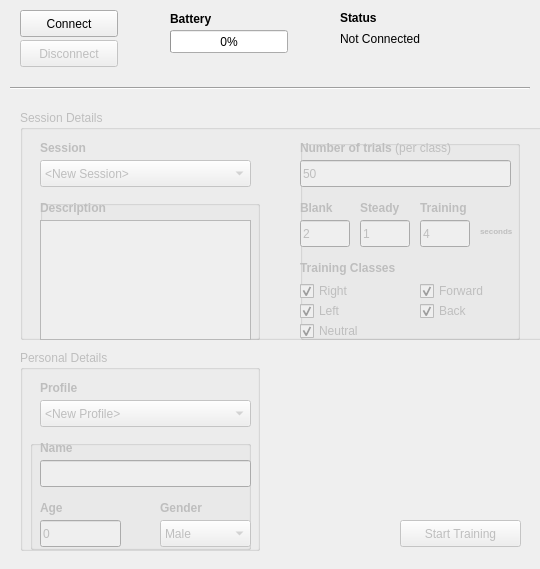
<?xml version="1.0" encoding="UTF-8"?>
<ui version="4.0">
 <class>MainWindow</class>
 <widget class="QMainWindow" name="MainWindow">
  <property name="geometry">
   <rect>
    <x>0</x>
    <y>0</y>
    <width>540</width>
    <height>569</height>
   </rect>
  </property>
  <property name="sizePolicy">
   <sizepolicy hsizetype="Preferred" vsizetype="Preferred">
    <horstretch>0</horstretch>
    <verstretch>0</verstretch>
   </sizepolicy>
  </property>
  <property name="maximumSize">
   <size>
    <width>540</width>
    <height>615</height>
   </size>
  </property>
  <property name="windowTitle">
   <string>Braingizer Trainer</string>
  </property>
  <widget class="QWidget" name="centralwidget">
   <widget class="QLabel" name="label">
    <property name="geometry">
     <rect>
      <x>340</x>
      <y>10</y>
      <width>111</width>
      <height>17</height>
     </rect>
    </property>
    <property name="styleSheet">
     <string notr="true">font: bold;</string>
    </property>
    <property name="text">
     <string>&lt;html&gt;&lt;head/&gt;&lt;body&gt;&lt;p&gt;Status&lt;/p&gt;&lt;/body&gt;&lt;/html&gt;</string>
    </property>
   </widget>
   <widget class="QLabel" name="Status_Label">
    <property name="geometry">
     <rect>
      <x>340</x>
      <y>30</y>
      <width>380</width>
      <height>17</height>
     </rect>
    </property>
    <property name="text">
     <string>Not Connected</string>
    </property>
   </widget>
   <widget class="QLabel" name="label_2">
    <property name="geometry">
     <rect>
      <x>170</x>
      <y>10</y>
      <width>66</width>
      <height>17</height>
     </rect>
    </property>
    <property name="styleSheet">
     <string notr="true">font: bold;</string>
    </property>
    <property name="text">
     <string>Battery</string>
    </property>
   </widget>
   <widget class="QPushButton" name="Disconnect_Button">
    <property name="enabled">
     <bool>false</bool>
    </property>
    <property name="geometry">
     <rect>
      <x>20</x>
      <y>40</y>
      <width>98</width>
      <height>27</height>
     </rect>
    </property>
    <property name="text">
     <string>Disconnect</string>
    </property>
   </widget>
   <widget class="QPushButton" name="Start_Button">
    <property name="enabled">
     <bool>false</bool>
    </property>
    <property name="geometry">
     <rect>
      <x>400</x>
      <y>520</y>
      <width>121</width>
      <height>27</height>
     </rect>
    </property>
    <property name="text">
     <string>Start Training</string>
    </property>
   </widget>
   <widget class="QProgressBar" name="Battery_ProgBar">
    <property name="enabled">
     <bool>true</bool>
    </property>
    <property name="geometry">
     <rect>
      <x>170</x>
      <y>30</y>
      <width>118</width>
      <height>23</height>
     </rect>
    </property>
    <property name="value">
     <number>0</number>
    </property>
   </widget>
   <widget class="QPushButton" name="Connect_Button">
    <property name="geometry">
     <rect>
      <x>20</x>
      <y>10</y>
      <width>98</width>
      <height>27</height>
     </rect>
    </property>
    <property name="text">
     <string>Connect</string>
    </property>
   </widget>
   <widget class="Line" name="line">
    <property name="geometry">
     <rect>
      <x>10</x>
      <y>80</y>
      <width>520</width>
      <height>16</height>
     </rect>
    </property>
    <property name="orientation">
     <enum>Qt::Horizontal</enum>
    </property>
   </widget>
   <widget class="QGroupBox" name="SessionDetails_Group">
    <property name="enabled">
     <bool>false</bool>
    </property>
    <property name="geometry">
     <rect>
      <x>20</x>
      <y>110</y>
      <width>541</width>
      <height>230</height>
     </rect>
    </property>
    <property name="title">
     <string>Session Details</string>
    </property>
    <widget class="QComboBox" name="Sessions_ComboBox">
     <property name="geometry">
      <rect>
       <x>20</x>
       <y>50</y>
       <width>211</width>
       <height>27</height>
      </rect>
     </property>
     <item>
      <property name="text">
       <string>&lt;New Session&gt;</string>
      </property>
     </item>
    </widget>
    <widget class="QLabel" name="label_18">
     <property name="geometry">
      <rect>
       <x>20</x>
       <y>30</y>
       <width>81</width>
       <height>17</height>
      </rect>
     </property>
     <property name="styleSheet">
      <string notr="true">font: bold;</string>
     </property>
     <property name="text">
      <string>&lt;html&gt;&lt;head/&gt;&lt;body&gt;&lt;p&gt;Session&lt;/p&gt;&lt;/body&gt;&lt;/html&gt;</string>
     </property>
    </widget>
    <widget class="QGroupBox" name="SessionSub1_Group">
     <property name="geometry">
      <rect>
       <x>20</x>
       <y>90</y>
       <width>220</width>
       <height>140</height>
      </rect>
     </property>
     <property name="title">
      <string/>
     </property>
     <widget class="QLabel" name="label_21">
      <property name="geometry">
       <rect>
        <x>0</x>
        <y>0</y>
        <width>111</width>
        <height>17</height>
       </rect>
      </property>
      <property name="styleSheet">
       <string notr="true">font: bold;</string>
      </property>
      <property name="text">
       <string>&lt;html&gt;&lt;head/&gt;&lt;body&gt;&lt;p&gt;Description&lt;/p&gt;&lt;/body&gt;&lt;/html&gt;</string>
      </property>
     </widget>
     <widget class="QTextEdit" name="Description_TextEdit">
      <property name="geometry">
       <rect>
        <x>0</x>
        <y>20</y>
        <width>211</width>
        <height>120</height>
       </rect>
      </property>
      <property name="html">
       <string>&lt;!DOCTYPE HTML PUBLIC &quot;-//W3C//DTD HTML 4.0//EN&quot; &quot;http://www.w3.org/TR/REC-html40/strict.dtd&quot;&gt;
&lt;html&gt;&lt;head&gt;&lt;meta name=&quot;qrichtext&quot; content=&quot;1&quot; /&gt;&lt;style type=&quot;text/css&quot;&gt;
p, li { white-space: pre-wrap; }
&lt;/style&gt;&lt;/head&gt;&lt;body style=&quot; font-family:'Ubuntu'; font-size:11pt; font-weight:400; font-style:normal;&quot;&gt;
&lt;p style=&quot;-qt-paragraph-type:empty; margin-top:0px; margin-bottom:0px; margin-left:0px; margin-right:0px; -qt-block-indent:0; text-indent:0px;&quot;&gt;&lt;br /&gt;&lt;/p&gt;&lt;/body&gt;&lt;/html&gt;</string>
      </property>
     </widget>
    </widget>
    <widget class="QGroupBox" name="SessionSub2_Group">
     <property name="geometry">
      <rect>
       <x>280</x>
       <y>30</y>
       <width>220</width>
       <height>200</height>
      </rect>
     </property>
     <property name="title">
      <string/>
     </property>
     <widget class="QLineEdit" name="BlankTime_LineEdit">
      <property name="geometry">
       <rect>
        <x>0</x>
        <y>80</y>
        <width>50</width>
        <height>27</height>
       </rect>
      </property>
      <property name="text">
       <string>2</string>
      </property>
     </widget>
     <widget class="QLabel" name="label_6">
      <property name="geometry">
       <rect>
        <x>60</x>
        <y>60</y>
        <width>50</width>
        <height>17</height>
       </rect>
      </property>
      <property name="styleSheet">
       <string notr="true">font: bold;</string>
      </property>
      <property name="text">
       <string>&lt;html&gt;&lt;head/&gt;&lt;body&gt;&lt;p&gt;Steady&lt;/p&gt;&lt;/body&gt;&lt;/html&gt;</string>
      </property>
     </widget>
     <widget class="QLineEdit" name="NumberOfTrials_LineEdit">
      <property name="geometry">
       <rect>
        <x>0</x>
        <y>20</y>
        <width>211</width>
        <height>27</height>
       </rect>
      </property>
      <property name="text">
       <string>50</string>
      </property>
     </widget>
     <widget class="QLineEdit" name="SteadyTime_LineEdit">
      <property name="geometry">
       <rect>
        <x>60</x>
        <y>80</y>
        <width>50</width>
        <height>27</height>
       </rect>
      </property>
      <property name="text">
       <string>1</string>
      </property>
     </widget>
     <widget class="QLabel" name="label_8">
      <property name="geometry">
       <rect>
        <x>0</x>
        <y>0</y>
        <width>210</width>
        <height>17</height>
       </rect>
      </property>
      <property name="styleSheet">
       <string notr="true">font: bold;</string>
      </property>
      <property name="text">
       <string>&lt;html&gt;&lt;head/&gt;&lt;body&gt;&lt;p&gt;Number of trials &lt;span style=&quot; font-weight:400;&quot;&gt;(per class)&lt;/span&gt;&lt;/p&gt;&lt;/body&gt;&lt;/html&gt;</string>
      </property>
     </widget>
     <widget class="QLabel" name="label_10">
      <property name="geometry">
       <rect>
        <x>180</x>
        <y>80</y>
        <width>40</width>
        <height>17</height>
       </rect>
      </property>
      <property name="styleSheet">
       <string notr="true">font: bold;</string>
      </property>
      <property name="text">
       <string>&lt;html&gt;&lt;head/&gt;&lt;body&gt;&lt;p&gt;&lt;span style=&quot; vertical-align:sub;&quot;&gt;seconds&lt;/span&gt;&lt;/p&gt;&lt;/body&gt;&lt;/html&gt;</string>
      </property>
     </widget>
     <widget class="QLabel" name="label_7">
      <property name="geometry">
       <rect>
        <x>0</x>
        <y>60</y>
        <width>50</width>
        <height>17</height>
       </rect>
      </property>
      <property name="styleSheet">
       <string notr="true">font: bold;</string>
      </property>
      <property name="text">
       <string>&lt;html&gt;&lt;head/&gt;&lt;body&gt;&lt;p&gt;Blank&lt;/p&gt;&lt;/body&gt;&lt;/html&gt;</string>
      </property>
     </widget>
     <widget class="QLineEdit" name="TrainingTime_LineEdit">
      <property name="geometry">
       <rect>
        <x>120</x>
        <y>80</y>
        <width>50</width>
        <height>27</height>
       </rect>
      </property>
      <property name="text">
       <string>4</string>
      </property>
     </widget>
     <widget class="QLabel" name="label_9">
      <property name="geometry">
       <rect>
        <x>120</x>
        <y>60</y>
        <width>60</width>
        <height>17</height>
       </rect>
      </property>
      <property name="styleSheet">
       <string notr="true">font: bold;</string>
      </property>
      <property name="text">
       <string>&lt;html&gt;&lt;head/&gt;&lt;body&gt;&lt;p&gt;Training&lt;/p&gt;&lt;/body&gt;&lt;/html&gt;</string>
      </property>
     </widget>
     <widget class="QLabel" name="label_13">
      <property name="geometry">
       <rect>
        <x>0</x>
        <y>120</y>
        <width>121</width>
        <height>17</height>
       </rect>
      </property>
      <property name="styleSheet">
       <string notr="true">font: bold;</string>
      </property>
      <property name="text">
       <string>&lt;html&gt;&lt;head/&gt;&lt;body&gt;&lt;p&gt;Training Classes&lt;/p&gt;&lt;/body&gt;&lt;/html&gt;</string>
      </property>
     </widget>
     <widget class="QCheckBox" name="Right_CheckBox">
      <property name="geometry">
       <rect>
        <x>0</x>
        <y>140</y>
        <width>71</width>
        <height>22</height>
       </rect>
      </property>
      <property name="text">
       <string>Right</string>
      </property>
      <property name="checked">
       <bool>true</bool>
      </property>
     </widget>
     <widget class="QCheckBox" name="Back_CheckBox">
      <property name="geometry">
       <rect>
        <x>120</x>
        <y>160</y>
        <width>100</width>
        <height>22</height>
       </rect>
      </property>
      <property name="text">
       <string>Back</string>
      </property>
      <property name="checked">
       <bool>true</bool>
      </property>
     </widget>
     <widget class="QCheckBox" name="Left_CheckBox">
      <property name="geometry">
       <rect>
        <x>0</x>
        <y>160</y>
        <width>61</width>
        <height>22</height>
       </rect>
      </property>
      <property name="text">
       <string>Left</string>
      </property>
      <property name="checked">
       <bool>true</bool>
      </property>
     </widget>
     <widget class="QCheckBox" name="Forward_CheckBox">
      <property name="geometry">
       <rect>
        <x>120</x>
        <y>140</y>
        <width>90</width>
        <height>22</height>
       </rect>
      </property>
      <property name="text">
       <string>Forward</string>
      </property>
      <property name="checked">
       <bool>true</bool>
      </property>
     </widget>
     <widget class="QCheckBox" name="Neutral_CheckBox">
      <property name="geometry">
       <rect>
        <x>0</x>
        <y>180</y>
        <width>110</width>
        <height>22</height>
       </rect>
      </property>
      <property name="text">
       <string>Neutral</string>
      </property>
      <property name="checked">
       <bool>true</bool>
      </property>
     </widget>
    </widget>
   </widget>
   <widget class="QGroupBox" name="PersonalDetails_Group">
    <property name="enabled">
     <bool>false</bool>
    </property>
    <property name="geometry">
     <rect>
      <x>20</x>
      <y>350</y>
      <width>240</width>
      <height>201</height>
     </rect>
    </property>
    <property name="title">
     <string>Personal Details</string>
    </property>
    <widget class="QLabel" name="label_14">
     <property name="geometry">
      <rect>
       <x>20</x>
       <y>30</y>
       <width>81</width>
       <height>17</height>
      </rect>
     </property>
     <property name="styleSheet">
      <string notr="true">font: bold;</string>
     </property>
     <property name="text">
      <string>&lt;html&gt;&lt;head/&gt;&lt;body&gt;&lt;p&gt;Profile&lt;/p&gt;&lt;/body&gt;&lt;/html&gt;</string>
     </property>
    </widget>
    <widget class="QComboBox" name="Profile_ComboBox">
     <property name="geometry">
      <rect>
       <x>20</x>
       <y>50</y>
       <width>211</width>
       <height>27</height>
      </rect>
     </property>
     <item>
      <property name="text">
       <string>&lt;New Profile&gt;</string>
      </property>
     </item>
    </widget>
    <widget class="QGroupBox" name="NewProfile_GroupBox">
     <property name="enabled">
      <bool>false</bool>
     </property>
     <property name="geometry">
      <rect>
       <x>10</x>
       <y>90</y>
       <width>221</width>
       <height>110</height>
      </rect>
     </property>
     <property name="title">
      <string/>
     </property>
     <widget class="QLabel" name="label_15">
      <property name="geometry">
       <rect>
        <x>130</x>
        <y>60</y>
        <width>81</width>
        <height>17</height>
       </rect>
      </property>
      <property name="styleSheet">
       <string notr="true">font: bold;</string>
      </property>
      <property name="text">
       <string>&lt;html&gt;&lt;head/&gt;&lt;body&gt;&lt;p&gt;Gender&lt;/p&gt;&lt;/body&gt;&lt;/html&gt;</string>
      </property>
     </widget>
     <widget class="QLabel" name="label_16">
      <property name="geometry">
       <rect>
        <x>10</x>
        <y>60</y>
        <width>111</width>
        <height>17</height>
       </rect>
      </property>
      <property name="styleSheet">
       <string notr="true">font: bold;</string>
      </property>
      <property name="text">
       <string>&lt;html&gt;&lt;head/&gt;&lt;body&gt;&lt;p&gt;Age&lt;/p&gt;&lt;/body&gt;&lt;/html&gt;</string>
      </property>
     </widget>
     <widget class="QLineEdit" name="Age_LineEdit">
      <property name="geometry">
       <rect>
        <x>10</x>
        <y>80</y>
        <width>81</width>
        <height>27</height>
       </rect>
      </property>
      <property name="text">
       <string>0</string>
      </property>
     </widget>
     <widget class="QLineEdit" name="Name_LineEdit">
      <property name="geometry">
       <rect>
        <x>10</x>
        <y>20</y>
        <width>211</width>
        <height>27</height>
       </rect>
      </property>
     </widget>
     <widget class="QLabel" name="label_17">
      <property name="geometry">
       <rect>
        <x>10</x>
        <y>0</y>
        <width>111</width>
        <height>17</height>
       </rect>
      </property>
      <property name="styleSheet">
       <string notr="true">font: bold;</string>
      </property>
      <property name="text">
       <string>&lt;html&gt;&lt;head/&gt;&lt;body&gt;&lt;p&gt;Name&lt;/p&gt;&lt;/body&gt;&lt;/html&gt;</string>
      </property>
     </widget>
     <widget class="QComboBox" name="Gender_ComboBox">
      <property name="geometry">
       <rect>
        <x>130</x>
        <y>80</y>
        <width>91</width>
        <height>27</height>
       </rect>
      </property>
      <item>
       <property name="text">
        <string>Male</string>
       </property>
      </item>
      <item>
       <property name="text">
        <string>Female</string>
       </property>
      </item>
     </widget>
    </widget>
   </widget>
   <zorder>SessionDetails_Group</zorder>
   <zorder>label</zorder>
   <zorder>Status_Label</zorder>
   <zorder>label_2</zorder>
   <zorder>Disconnect_Button</zorder>
   <zorder>Start_Button</zorder>
   <zorder>Battery_ProgBar</zorder>
   <zorder>Connect_Button</zorder>
   <zorder>line</zorder>
   <zorder>PersonalDetails_Group</zorder>
  </widget>
 </widget>
 <tabstops>
  <tabstop>Connect_Button</tabstop>
  <tabstop>Disconnect_Button</tabstop>
  <tabstop>Sessions_ComboBox</tabstop>
  <tabstop>Description_TextEdit</tabstop>
  <tabstop>NumberOfTrials_LineEdit</tabstop>
  <tabstop>BlankTime_LineEdit</tabstop>
  <tabstop>SteadyTime_LineEdit</tabstop>
  <tabstop>TrainingTime_LineEdit</tabstop>
  <tabstop>Right_CheckBox</tabstop>
  <tabstop>Left_CheckBox</tabstop>
  <tabstop>Neutral_CheckBox</tabstop>
  <tabstop>Forward_CheckBox</tabstop>
  <tabstop>Back_CheckBox</tabstop>
  <tabstop>Profile_ComboBox</tabstop>
  <tabstop>Name_LineEdit</tabstop>
  <tabstop>Age_LineEdit</tabstop>
  <tabstop>Gender_ComboBox</tabstop>
  <tabstop>Start_Button</tabstop>
 </tabstops>
 <resources/>
 <connections/>
</ui>
